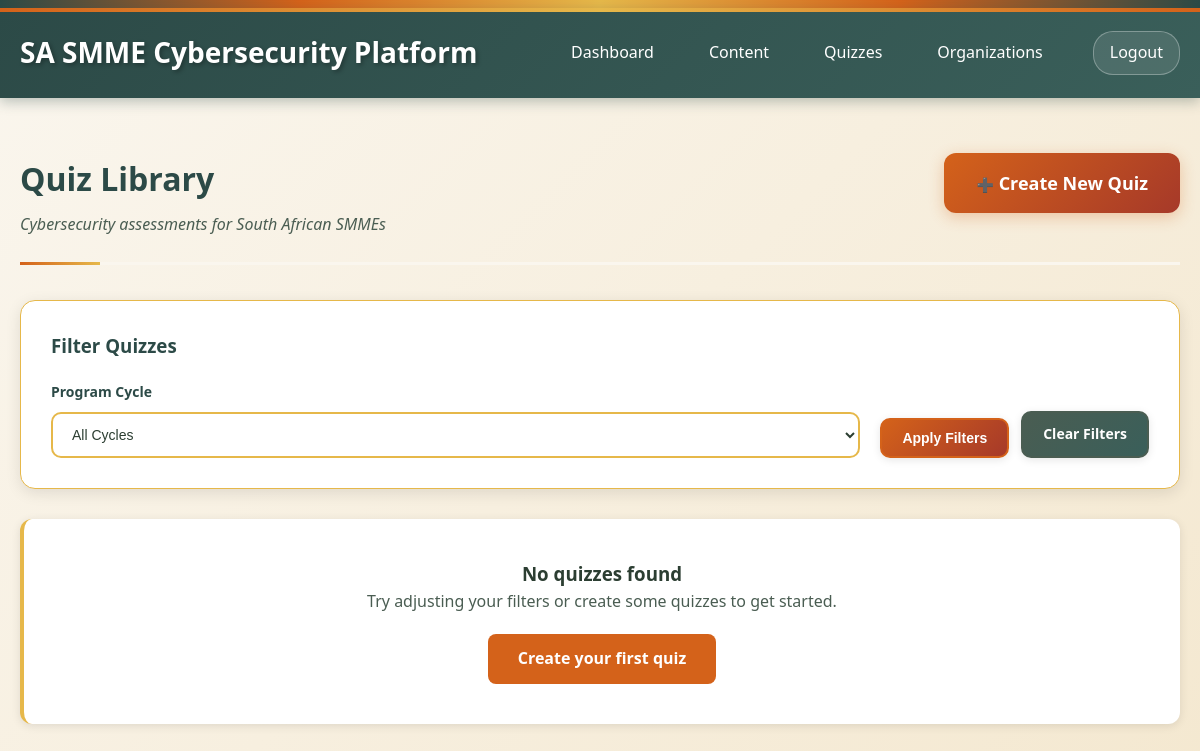
The app's page /quiz_list.php (signed in), older data.
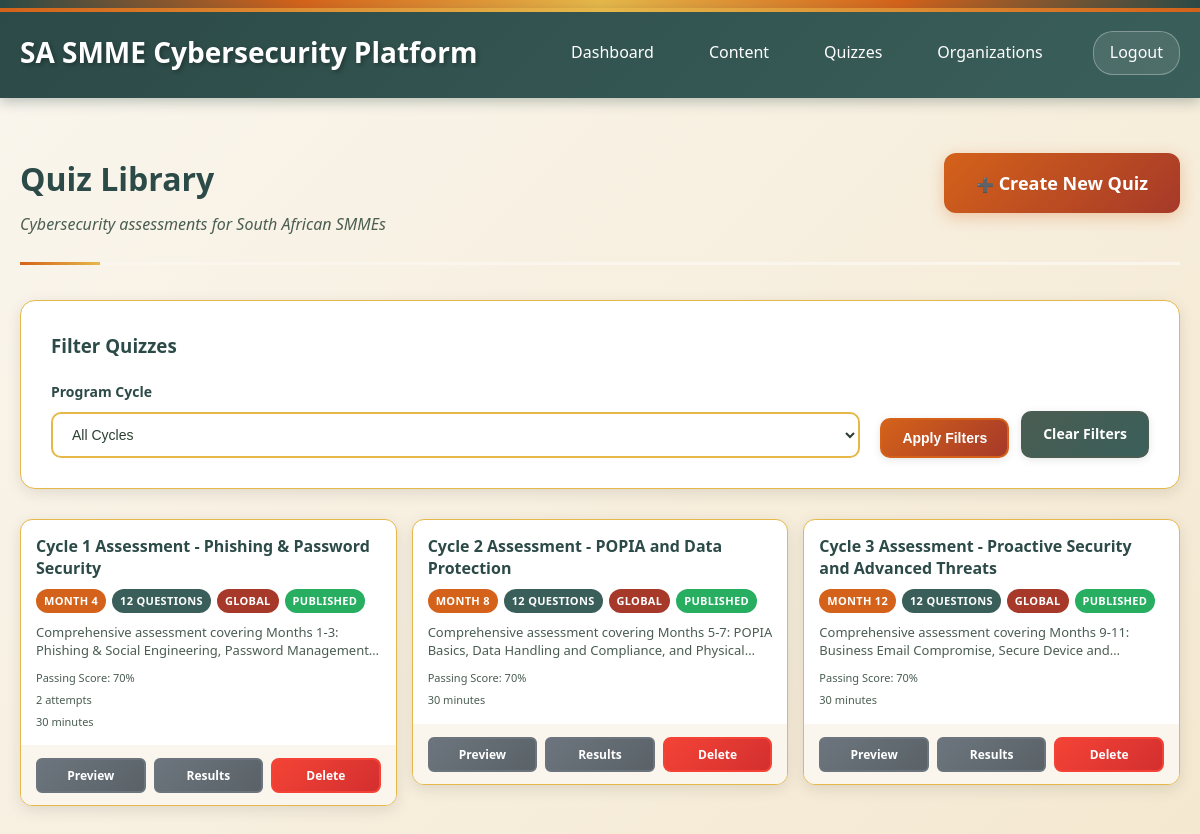
The same page, newer data.
### tables this page shows
CREATE TABLE quizzes (
    id INTEGER PRIMARY KEY AUTOINCREMENT,
    organization_id INTEGER, -- NULL for global quizzes
    title VARCHAR(255) NOT NULL,
    description TEXT,
    month_number INTEGER NOT NULL CHECK (month_number >= 1 AND month_number <= 12),
    passing_score INTEGER DEFAULT 70 CHECK (passing_score >= 0 AND passing_score <= 100),
    status_id INTEGER NOT NULL DEFAULT 1,
    release_date DATE,
    due_date DATE,
    requires_previous_completion BOOLEAN DEFAULT 0,
    max_attempts INTEGER DEFAULT 3,
    time_limit_minutes INTEGER,
    randomize_questions BOOLEAN DEFAULT 0,
    show_results_immediately BOOLEAN DEFAULT 1,
    created_by INTEGER NOT NULL,
    is_active BOOLEAN DEFAULT 1,
    created_at TIMESTAMP DEFAULT CURRENT_TIMESTAMP,
    updated_at TIMESTAMP DEFAULT CURRENT_TIMESTAMP,
    FOREIGN KEY (organization_id) REFERENCES organizations(id),
    FOREIGN KEY (status_id) REFERENCES quiz_statuses(id),
    FOREIGN KEY (created_by) REFERENCES users(id)
);

### src/quiz_list.php (the view, shortened to what the changed rows need)
<?php
require_once __DIR__ . '/config/db.php';
$where_conditions = ['q.is_active = 1'];
$params = [];
$where_clause = implode(' AND ', $where_conditions);
try {
    $stmt = $pdo->prepare("
        SELECT q.*,
               COUNT(DISTINCT qq.id) as question_count,
               COUNT(DISTINCT qr.id) as attempts_count,
               o.name as organization_name,
               qs.name as status_name
        FROM quizzes q
        LEFT JOIN quiz_questions qq ON q.id = qq.quiz_id
        LEFT JOIN quiz_results qr ON q.id = qr.quiz_id
        LEFT JOIN organizations o ON q.organization_id = o.id
        LEFT JOIN quiz_statuses qs ON q.status_id = qs.id
        WHERE $where_clause
        GROUP BY q.id
        ORDER BY q.month_number ASC, q.created_at DESC
    ");
    $stmt->execute($params);
    $quiz_list = $stmt->fetchAll(PDO::FETCH_ASSOC);
} catch (PDOException $e) {
    $quiz_list = [];
    $error = "Error loading quizzes: " . $e->getMessage();
}
?>
<!DOCTYPE html>
<html lang="en">
<head>
    <link rel="stylesheet" href="assets/webdesign-style.css">
</head>
<body>
    <div class="header">
        <div class="header-left">
            <h1>SA SMME Cybersecurity Platform</h1>
        </div>
    </div>
    <div class="container">
        <div class="page-header-section">
            <div class="page-title-area">
                <h2 class="page-title">Quiz Library</h2>
            </div>
        </div>
        <?php if (empty($quiz_list)): ?>
            <div class="info-card" style="text-align: center; padding: 40px;">
                <h3>No quizzes found</h3>
                <p>Try adjusting your filters or create some quizzes to get started.</p>
                <?php if (in_array($_SESSION['role'], ['system_admin', 'org_admin'])): ?>
                    <div style="margin-top: 20px;">
                        <a href="quiz_create.php" class="btn-primary">Create your first quiz</a>
                    </div>
                <?php endif; ?>
            </div>
        <?php else: ?>
            <div class="quiz-grid">
                <?php foreach ($quiz_list as $quiz): ?>
                    <div class="quiz-card">
                        <div class="quiz-header">
                            <h3><?php echo htmlspecialchars($quiz['title']); ?></h3>
                            <div class="quiz-badges">
                                <?php if ($quiz['month_number']): ?>
                                    <span class="badge badge-month">Month <?php echo $quiz['month_number']; ?></span>
                                <?php endif; ?>
                                <span class="badge badge-questions"><?php echo $quiz['question_count']; ?> Questions</span>
                                <?php if ($quiz['organization_name']): ?>
                                    <span class="badge badge-org">
                                        <?php echo htmlspecialchars($quiz['organization_name']); ?>
                                    </span>
                                <?php else: ?>
                                    <span class="badge badge-global">Global</span>
                                <?php endif; ?>
                                <?php if (in_array($_SESSION['role'], ['system_admin', 'org_admin'])): ?>
                                    <?php
                                    $status_class = [
                                        'draft' => 'badge-draft',
                                        'scheduled' => 'badge-scheduled',
                                        'published' => 'badge-published'
                                    ][$quiz['status_name']] ?? 'badge-published';
                                    ?>
                                    <span class="badge <?php echo $status_class; ?>">
                                        <?php echo ucfirst($quiz['status_name']); ?>
                                    </span>
                                <?php endif; ?>
                            </div>
                            <?php if ($quiz['description']): ?>
                                <p class="quiz-description">
                                    <?php echo htmlspecialchars($quiz['description']); ?>
                                </p>
                            <?php endif; ?>
                            <div class="quiz-meta">
                                <span>Passing Score: <?php echo $quiz['passing_score']; ?>%</span>
                                <?php if ($quiz['attempts_count'] > 0): ?>
                                    <span><?php echo $quiz['attempts_count']; ?> attempts</span>
                                <?php endif; ?>
                                <?php if ($quiz['time_limit_minutes']): ?>
                                    <span><?php echo $quiz['time_limit_minutes']; ?> minutes</span>
                                <?php endif; ?>
                            </div>
                        </div>
                        <div class="quiz-actions">
                            <?php if (in_array($_SESSION['role'], ['system_admin', 'org_admin'])): ?>
                                <a href="take_quiz.php?id=<?php echo $quiz['id']; ?>" class="btn-secondary">Preview</a>
                                <a href="quiz_results.php?id=<?php echo $quiz['id']; ?>" class="btn-secondary">Results</a>
                                <a href="quiz_list.php?delete=<?php echo $quiz['id']; ?>"
                                   class="btn-danger"
                                   onclick="return confirm('Are you sure you want to delete this quiz? This will also delete all related questions and results.')">
                                    Delete
                                </a>
                            <?php else: ?>
                                <a href="take_quiz.php?id=<?php echo $quiz['id']; ?>" class="btn-primary">Take Quiz</a>
                            <?php endif; ?>
                        </div>
                    </div>
                <?php endforeach; ?>
            </div>
        <?php endif; ?>
    </div>
</body>
</html>

Row changes from the older to the newer data that the page shows:
added quizzes: title "Cycle 1 Assessment - Phishing & Password Security", month_number "4", question_count "12", status_name "PUBLISHED", description "Comprehensive assessment covering Months 1-3: Phishing & Social Engineering, Password…", passing_score "70", attempts_count "2", time_limit_minutes "30"
added quizzes: title "Cycle 2 Assessment - POPIA and Data Protection", month_number "8", question_count "12", status_name "PUBLISHED", description "Comprehensive assessment covering Months 5-7: POPIA Basics, Data Handling and Compliance, and…", passing_score "70", time_limit_minutes "30"
added quizzes: title "Cycle 3 Assessment - Proactive Security and Advanced Threats", month_number "12", question_count "12", status_name "PUBLISHED", description "Comprehensive assessment covering Months 9-11: Business Email Compromise, Secure Device…", passing_score "70", time_limit_minutes "30"
Text that changed along with them:
text no longer shown: "No quizzes found Try adjusting your filters or create some quizzes to get started. Create your first quiz"
